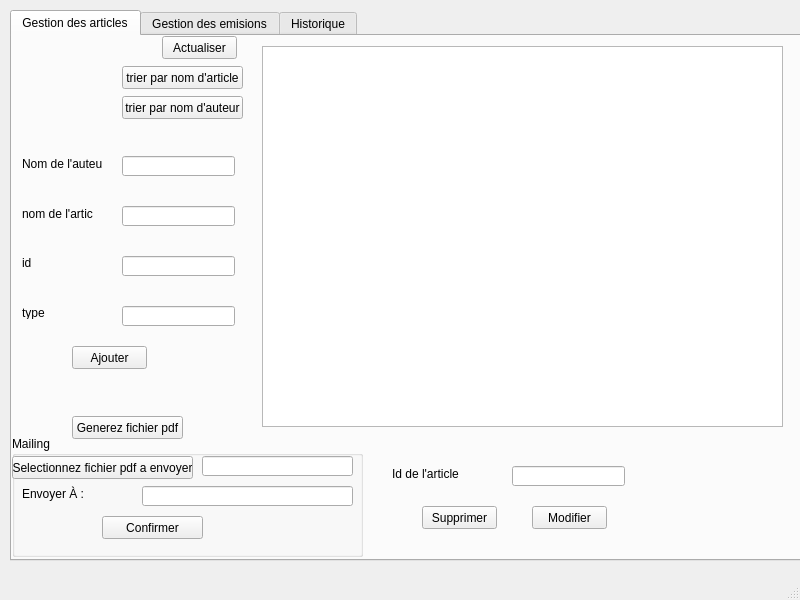
<?xml version="1.0" encoding="UTF-8"?>
<ui version="4.0">
 <class>MainWindow</class>
 <widget class="QMainWindow" name="MainWindow">
  <property name="geometry">
   <rect>
    <x>0</x>
    <y>0</y>
    <width>800</width>
    <height>600</height>
   </rect>
  </property>
  <property name="windowTitle">
   <string>MainWindow</string>
  </property>
  <widget class="QWidget" name="centralwidget">
   <widget class="QTabWidget" name="tabWidget">
    <property name="geometry">
     <rect>
      <x>10</x>
      <y>10</y>
      <width>791</width>
      <height>551</height>
     </rect>
    </property>
    <property name="currentIndex">
     <number>0</number>
    </property>
    <widget class="QWidget" name="tab">
     <attribute name="title">
      <string>Gestion des articles</string>
     </attribute>
     <widget class="QLabel" name="label_13">
      <property name="geometry">
       <rect>
        <x>380</x>
        <y>430</y>
        <width>81</width>
        <height>16</height>
       </rect>
      </property>
      <property name="text">
       <string>Id de l'article</string>
      </property>
     </widget>
     <widget class="QPushButton" name="pushButton">
      <property name="geometry">
       <rect>
        <x>410</x>
        <y>470</y>
        <width>75</width>
        <height>23</height>
       </rect>
      </property>
      <property name="text">
       <string>Supprimer</string>
      </property>
     </widget>
     <widget class="QLabel" name="label_9">
      <property name="geometry">
       <rect>
        <x>10</x>
        <y>120</y>
        <width>81</width>
        <height>16</height>
       </rect>
      </property>
      <property name="text">
       <string>Nom de l'auteur</string>
      </property>
     </widget>
     <widget class="QLineEdit" name="lineEdit_narticle">
      <property name="geometry">
       <rect>
        <x>110</x>
        <y>170</y>
        <width>113</width>
        <height>20</height>
       </rect>
      </property>
     </widget>
     <widget class="QLineEdit" name="lineEdit_idS">
      <property name="geometry">
       <rect>
        <x>500</x>
        <y>430</y>
        <width>113</width>
        <height>20</height>
       </rect>
      </property>
     </widget>
     <widget class="QLineEdit" name="lineEdit_auteur">
      <property name="geometry">
       <rect>
        <x>110</x>
        <y>120</y>
        <width>113</width>
        <height>20</height>
       </rect>
      </property>
     </widget>
     <widget class="QPushButton" name="pushButton_2">
      <property name="geometry">
       <rect>
        <x>60</x>
        <y>310</y>
        <width>75</width>
        <height>23</height>
       </rect>
      </property>
      <property name="text">
       <string>Ajouter</string>
      </property>
     </widget>
     <widget class="QPushButton" name="pushButton_3">
      <property name="geometry">
       <rect>
        <x>520</x>
        <y>470</y>
        <width>75</width>
        <height>23</height>
       </rect>
      </property>
      <property name="text">
       <string>Modifier</string>
      </property>
     </widget>
     <widget class="QLabel" name="label_10">
      <property name="geometry">
       <rect>
        <x>10</x>
        <y>170</y>
        <width>71</width>
        <height>16</height>
       </rect>
      </property>
      <property name="text">
       <string>nom de l'article</string>
      </property>
     </widget>
     <widget class="QLabel" name="label_11">
      <property name="geometry">
       <rect>
        <x>10</x>
        <y>220</y>
        <width>47</width>
        <height>13</height>
       </rect>
      </property>
      <property name="text">
       <string>id</string>
      </property>
     </widget>
     <widget class="QTableView" name="Tab_Article">
      <property name="geometry">
       <rect>
        <x>250</x>
        <y>10</y>
        <width>521</width>
        <height>381</height>
       </rect>
      </property>
      <attribute name="horizontalHeaderMinimumSectionSize">
       <number>39</number>
      </attribute>
     </widget>
     <widget class="QLineEdit" name="lineEdit_type">
      <property name="geometry">
       <rect>
        <x>110</x>
        <y>270</y>
        <width>113</width>
        <height>20</height>
       </rect>
      </property>
     </widget>
     <widget class="QLineEdit" name="lineEdit_id">
      <property name="geometry">
       <rect>
        <x>110</x>
        <y>220</y>
        <width>113</width>
        <height>20</height>
       </rect>
      </property>
     </widget>
     <widget class="QLabel" name="label_12">
      <property name="geometry">
       <rect>
        <x>10</x>
        <y>270</y>
        <width>47</width>
        <height>13</height>
       </rect>
      </property>
      <property name="text">
       <string>type</string>
      </property>
     </widget>
     <widget class="QPushButton" name="pushButton_9">
      <property name="geometry">
       <rect>
        <x>150</x>
        <y>0</y>
        <width>75</width>
        <height>23</height>
       </rect>
      </property>
      <property name="text">
       <string>Actualiser</string>
      </property>
     </widget>
     <widget class="QPushButton" name="pushButton_10">
      <property name="geometry">
       <rect>
        <x>110</x>
        <y>30</y>
        <width>121</width>
        <height>23</height>
       </rect>
      </property>
      <property name="text">
       <string>trier par nom d'article</string>
      </property>
     </widget>
     <widget class="QPushButton" name="pushButton_11">
      <property name="geometry">
       <rect>
        <x>110</x>
        <y>60</y>
        <width>121</width>
        <height>23</height>
       </rect>
      </property>
      <property name="text">
       <string>trier par nom d'auteur</string>
      </property>
     </widget>
     <widget class="QPushButton" name="pushButton_14">
      <property name="geometry">
       <rect>
        <x>60</x>
        <y>380</y>
        <width>111</width>
        <height>23</height>
       </rect>
      </property>
      <property name="text">
       <string>Generez fichier pdf</string>
      </property>
     </widget>
     <widget class="QGroupBox" name="groupBox">
      <property name="geometry">
       <rect>
        <x>0</x>
        <y>400</y>
        <width>351</width>
        <height>121</height>
       </rect>
      </property>
      <property name="title">
       <string>Mailing</string>
      </property>
      <widget class="QLineEdit" name="lineEdit_type_3">
       <property name="geometry">
        <rect>
         <x>190</x>
         <y>20</y>
         <width>151</width>
         <height>20</height>
        </rect>
       </property>
       <property name="readOnly">
        <bool>true</bool>
       </property>
      </widget>
      <widget class="QLineEdit" name="lineEdit_type_2">
       <property name="geometry">
        <rect>
         <x>130</x>
         <y>50</y>
         <width>211</width>
         <height>20</height>
        </rect>
       </property>
      </widget>
      <widget class="QPushButton" name="pushButton_13">
       <property name="geometry">
        <rect>
         <x>90</x>
         <y>80</y>
         <width>101</width>
         <height>23</height>
        </rect>
       </property>
       <property name="text">
        <string>Confirmer</string>
       </property>
      </widget>
      <widget class="QPushButton" name="pushButton_15">
       <property name="geometry">
        <rect>
         <x>0</x>
         <y>20</y>
         <width>181</width>
         <height>23</height>
        </rect>
       </property>
       <property name="text">
        <string>Selectionnez fichier pdf a envoyer</string>
       </property>
      </widget>
      <widget class="QLabel" name="label_18">
       <property name="geometry">
        <rect>
         <x>10</x>
         <y>50</y>
         <width>61</width>
         <height>16</height>
        </rect>
       </property>
       <property name="text">
        <string>Envoyer À : </string>
       </property>
      </widget>
     </widget>
    </widget>
    <widget class="QWidget" name="tab_2">
     <attribute name="title">
      <string>Gestion des emisions</string>
     </attribute>
     <widget class="QLabel" name="label_14">
      <property name="geometry">
       <rect>
        <x>390</x>
        <y>440</y>
        <width>81</width>
        <height>16</height>
       </rect>
      </property>
      <property name="text">
       <string>Id de l'emision</string>
      </property>
     </widget>
     <widget class="QPushButton" name="pushButton_4">
      <property name="geometry">
       <rect>
        <x>420</x>
        <y>480</y>
        <width>75</width>
        <height>23</height>
       </rect>
      </property>
      <property name="text">
       <string>Supprimer</string>
      </property>
     </widget>
     <widget class="QLabel" name="label_15">
      <property name="geometry">
       <rect>
        <x>20</x>
        <y>130</y>
        <width>81</width>
        <height>16</height>
       </rect>
      </property>
      <property name="text">
       <string>Nom de l'emission</string>
      </property>
     </widget>
     <widget class="QLineEdit" name="lineEdit_nomp">
      <property name="geometry">
       <rect>
        <x>130</x>
        <y>180</y>
        <width>113</width>
        <height>20</height>
       </rect>
      </property>
     </widget>
     <widget class="QLineEdit" name="lineEdit_idSE">
      <property name="geometry">
       <rect>
        <x>510</x>
        <y>440</y>
        <width>113</width>
        <height>20</height>
       </rect>
      </property>
     </widget>
     <widget class="QLineEdit" name="lineEdit_nome">
      <property name="geometry">
       <rect>
        <x>130</x>
        <y>130</y>
        <width>113</width>
        <height>20</height>
       </rect>
      </property>
     </widget>
     <widget class="QPushButton" name="pushButton_5">
      <property name="geometry">
       <rect>
        <x>70</x>
        <y>290</y>
        <width>75</width>
        <height>23</height>
       </rect>
      </property>
      <property name="text">
       <string>Ajouter</string>
      </property>
     </widget>
     <widget class="QPushButton" name="pushButton_6">
      <property name="geometry">
       <rect>
        <x>530</x>
        <y>480</y>
        <width>75</width>
        <height>23</height>
       </rect>
      </property>
      <property name="text">
       <string>Modifier</string>
      </property>
     </widget>
     <widget class="QLabel" name="label_16">
      <property name="geometry">
       <rect>
        <x>20</x>
        <y>180</y>
        <width>101</width>
        <height>16</height>
       </rect>
      </property>
      <property name="text">
       <string>Nom du presentateur</string>
      </property>
     </widget>
     <widget class="QLabel" name="label_17">
      <property name="geometry">
       <rect>
        <x>20</x>
        <y>230</y>
        <width>47</width>
        <height>13</height>
       </rect>
      </property>
      <property name="text">
       <string>id</string>
      </property>
     </widget>
     <widget class="QTableView" name="Tab_Emissions">
      <property name="geometry">
       <rect>
        <x>250</x>
        <y>10</y>
        <width>531</width>
        <height>391</height>
       </rect>
      </property>
     </widget>
     <widget class="QLineEdit" name="lineEdit_idE">
      <property name="geometry">
       <rect>
        <x>130</x>
        <y>230</y>
        <width>113</width>
        <height>20</height>
       </rect>
      </property>
     </widget>
     <widget class="QPushButton" name="pushButton_7">
      <property name="geometry">
       <rect>
        <x>170</x>
        <y>10</y>
        <width>75</width>
        <height>23</height>
       </rect>
      </property>
      <property name="text">
       <string>Actualiser</string>
      </property>
     </widget>
     <widget class="QPushButton" name="pushButton_8">
      <property name="geometry">
       <rect>
        <x>120</x>
        <y>40</y>
        <width>121</width>
        <height>23</height>
       </rect>
      </property>
      <property name="text">
       <string>trier par nom d'emision</string>
      </property>
     </widget>
     <widget class="QPushButton" name="pushButton_12">
      <property name="geometry">
       <rect>
        <x>90</x>
        <y>80</y>
        <width>151</width>
        <height>23</height>
       </rect>
      </property>
      <property name="text">
       <string>trier par nom de presentateur</string>
      </property>
     </widget>
     <widget class="QGroupBox" name="groupBox_2">
      <property name="geometry">
       <rect>
        <x>0</x>
        <y>400</y>
        <width>351</width>
        <height>121</height>
       </rect>
      </property>
      <property name="title">
       <string>Mailing</string>
      </property>
      <widget class="QLineEdit" name="lineEdit_type_8">
       <property name="geometry">
        <rect>
         <x>190</x>
         <y>20</y>
         <width>151</width>
         <height>20</height>
        </rect>
       </property>
       <property name="readOnly">
        <bool>true</bool>
       </property>
      </widget>
      <widget class="QLineEdit" name="lineEdit_type_9">
       <property name="geometry">
        <rect>
         <x>130</x>
         <y>50</y>
         <width>211</width>
         <height>20</height>
        </rect>
       </property>
      </widget>
      <widget class="QPushButton" name="pushButton_20">
       <property name="geometry">
        <rect>
         <x>90</x>
         <y>80</y>
         <width>101</width>
         <height>23</height>
        </rect>
       </property>
       <property name="text">
        <string>Confirmer</string>
       </property>
      </widget>
      <widget class="QPushButton" name="pushButton_21">
       <property name="geometry">
        <rect>
         <x>0</x>
         <y>20</y>
         <width>181</width>
         <height>23</height>
        </rect>
       </property>
       <property name="text">
        <string>Selectionnez fichier pdf a envoyer</string>
       </property>
      </widget>
      <widget class="QLabel" name="label_21">
       <property name="geometry">
        <rect>
         <x>10</x>
         <y>50</y>
         <width>61</width>
         <height>16</height>
        </rect>
       </property>
       <property name="text">
        <string>Envoyer À : </string>
       </property>
      </widget>
     </widget>
     <widget class="QPushButton" name="pushButton_22">
      <property name="geometry">
       <rect>
        <x>60</x>
        <y>380</y>
        <width>111</width>
        <height>23</height>
       </rect>
      </property>
      <property name="text">
       <string>Generez fichier pdf</string>
      </property>
     </widget>
    </widget>
    <widget class="QWidget" name="tab_3">
     <attribute name="title">
      <string>Historique</string>
     </attribute>
     <widget class="QTableView" name="Tab_historique">
      <property name="geometry">
       <rect>
        <x>130</x>
        <y>10</y>
        <width>521</width>
        <height>331</height>
       </rect>
      </property>
     </widget>
     <widget class="QPushButton" name="pushButton_16">
      <property name="geometry">
       <rect>
        <x>140</x>
        <y>380</y>
        <width>211</width>
        <height>51</height>
       </rect>
      </property>
      <property name="text">
       <string>Reset</string>
      </property>
     </widget>
     <widget class="QPushButton" name="pushButton_17">
      <property name="geometry">
       <rect>
        <x>420</x>
        <y>380</y>
        <width>211</width>
        <height>51</height>
       </rect>
      </property>
      <property name="text">
       <string>Generez un pdf</string>
      </property>
     </widget>
    </widget>
   </widget>
  </widget>
  <widget class="QMenuBar" name="menubar">
   <property name="geometry">
    <rect>
     <x>0</x>
     <y>0</y>
     <width>800</width>
     <height>21</height>
    </rect>
   </property>
  </widget>
  <widget class="QStatusBar" name="statusbar"/>
 </widget>
 <resources/>
 <connections/>
</ui>
